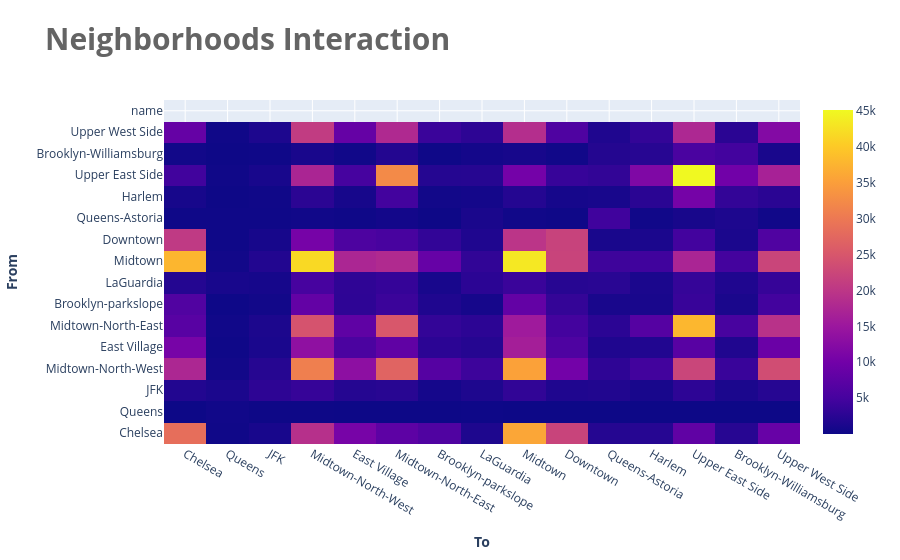

Source (notebook cell):
### Markdown cell above
Now let's plot a heatmap and look where do passengers go to and from (These are aggregate values of all rides):

### Code cell
import plotly.offline as py
import plotly.graph_objs as go
py.init_notebook_mode(connected=True)

trace = go.Heatmap(z=rides_df.to_numpy(),
                   x=rides_df.columns[:-1],
                   y = rides_df.columns)
layout = dict(
    title = dict(
        text=' <b>Neighborhoods Interaction</b> ',
        font = dict(
            size=30,
            color=('rgb(100, 100, 100)')
        ),
    ),
    margin = dict(t=100, r=100, b=100, l=150),
    yaxis = dict(
        title = ' <b> From </b> '
    ),
    xaxis = dict(
        title = ' <b> To </b> '
    )
)
data = [trace]
fig = go.Figure(data=data, layout=layout)
py.iplot(fig, filename='labelled-heatmap')

### Figure 1 — Plotly figure (JSON) as saved in the notebook; plotly's stock layout.template omitted (floating-point values rounded to 4 significant figures; data arrays with more than 128 entries replaced by an {"elided": "..."} marker saying what was removed)
{"data": [{"type": "heatmap", "x": ["Chelsea", "Queens", "JFK", "Midtown-North-West", "East Village", "Midtown-North-East", "Brooklyn-parkslope", "LaGuardia", "Midtown", "Downtown", "Queens-Astoria", "Harlem", "Upper East Side", "Brooklyn-Williamsburg", "Upper West Side"], "y": ["Chelsea", "Queens", "JFK", "Midtown-North-West", "East Village", "Midtown-North-East", "Brooklyn-parkslope", "LaGuardia", "Midtown", "Downtown", "Queens-Astoria", "Harlem", "Upper East Side", "Brooklyn-Williamsburg", "Upper West Side", "name"], "z": {"elided": "15x16 mixed values"}}], "layout": {"margin": {"b": 100, "l": 150, "r": 100, "t": 100}, "title": {"font": {"color": "rgb(100, 100, 100)", "size": 30}, "text": " <b>Neighborhoods Interaction</b> "}, "xaxis": {"title": {"text": " <b> To </b> "}}, "yaxis": {"title": {"text": " <b> From </b> "}}}}
